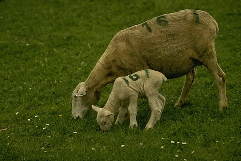
%> input picture sheep.ppm, 241 x 161 px
$ octave launch.m   (GNU Octave 9; MATLAB toolbox functions it lacks are replaced by stand-ins)
%> lines starting %> are read from the running program, lines starting %| are printed output that depends on the picture
%> further down, image is the input picture: size 161x241x3 uint8; mean R, G, B 65.6, 73.3, 17.5
### over_segmentation.m
function [ segment, pix_in_segm, segm_colors, super_image ] = over_segmentation(real_image)
    disp('starting to oversegment');
    image = real_image;
    image_bw=rgb2gray(image);
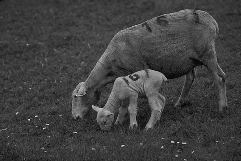
%> image_bw: size 161x241 double; min 0.0138, max 0.925, mean 0.253
    %image_bw=im2double(image_bw);
    %find the gradient of image to compute accurate watershed
    hy = fspecial('sobel');
    hx = hy';
    Iy = imfilter(image_bw, hy, 'replicate');
    Ix = imfilter(image_bw, hx, 'replicate');
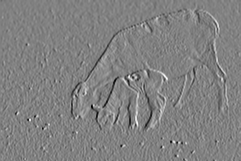
%> Ix: size 161x241 double; min -1.95, max 1.89, mean 0.00066; drawn with min black and max white
    gradmag = sqrt(Ix.^2 + Iy.^2);
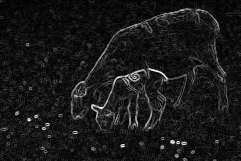
%> gradmag: size 161x241 double; min 1.69e-16, max 2.39, mean 0.237; drawn with min black and max white
    gradmag = imhmin(gradmag, 0.1);
    L=watershed(gradmag);
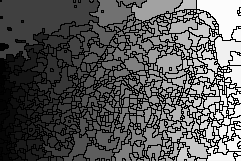
%> L: size 161x241 uint16; min 0, max 912, mean 321.5; drawn with min black and max white
    %for now we have a segmentation with black border pixels

    %here is a method to assign those black points to any closest label
    bw=ones(size(L));
    border=find(L==0);
%> border = 10995 values from 2 to 38796
    bw(border)=0;
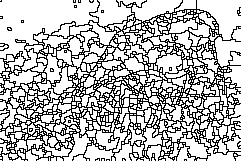
%> bw: size 161x241 double; values 0 (black) and 1 (white), 71.7% white; black in thin lines or dots
    [a, ind] = bwdist(bw);
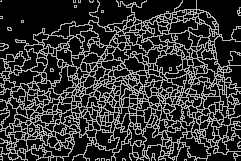
%> a: size 161x241 single; min 0, max 1.41, mean 0.284; drawn with min black and max white
    L(border)=L(ind(border));
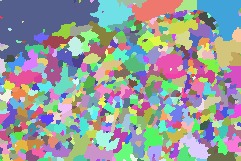
%> L: size 161x241 uint16; 912 distinct labels, from 1 to 912; one colour per label, 0 black
    %now we have an over segmented image without black border pixels - exactly
    %what was needed.

    %compute a mean color value for every label.
   [pix_in_segm, segm_colors, super_image]=pixels_from_segmentation(image,L);
   segment = L;

end

### pixels_from_segmentation.m
function [pix_in_segm, segm_colors, super_image] = pixels_from_segmentation( image, segmentation )
    disp('getting pixels from segmentation');
    %super_image=zeros(size(image));
    super_image=image;
    super_image(:,:,:)=0;
%> super_image: size 161x241x3 double; every value is 0
    num_of_regions=max(max(segmentation))
%> num_of_regions = 912
    %allocate space for pix_in_segm
    pix_in_segm=cell(num_of_regions,1);
%> pix_in_segm = 912 items
    %create empty segm_colors
    segm_colors=[];
    for current_region=1:num_of_regions,
        super_pixel_value=[0.0 0.0 0.0];
        pixel_coords=[];
        %loop over each pixel.
        for i=1:size(image,1),
            for j=1:size(image,2),
                %Test if the point's label equals current_region label
                if segmentation(i,j)==current_region,
                    %add up color information
                    a=[image(i,j,1) image(i,j,2) image(i,j,3)];
                    super_pixel_value=super_pixel_value+a;
%                     super_pixel_value(1)=double(super_pixel_value(1)) + double(a(1));
%                     super_pixel_value(2)=double(super_pixel_value(2)) + double(a(2));
%                     super_pixel_value(3)=double(super_pixel_value(3)) + double(a(3));
                    %create an array of influenced pixel coordinates
                    pixel_coords=[pixel_coords, [i,j]'];
                end
                %if ended
            end
        end
        %for loop over pixels ended.
        %write influenced pixels to the cell
        pix_in_segm{current_region}=pixel_coords;
        %Normalize the color information:
        n=double(size(pixel_coords,2));
        value=(super_pixel_value./n);
        %put the mean values to all pixels of the current region
        super_image(pixel_coords(1,:),pixel_coords(2,:),1)=value(1);
        super_image(pixel_coords(1,:),pixel_coords(2,:),2)=value(2);
        super_image(pixel_coords(1,:),pixel_coords(2,:),3)=value(3);
        %put the mean value to segm_colors
        segm_colors=[segm_colors value'];
    end
    % no more labels left
end

### launch.m
image = imread('sheep.ppm');
% initializing image, prob_image, edges, C for relaxation-labeling function
f =figure(1);
image=im2double(image);
imshow(image);
disp('starting');
%> (the run ends here)
